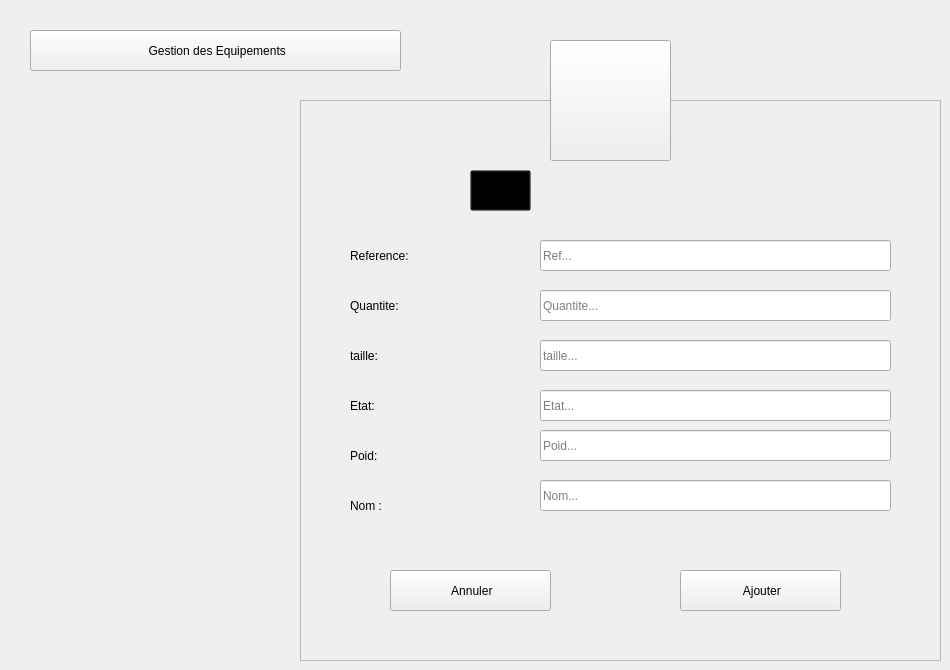
    <widget class="QWidget" name="Ajouter_equipement">
     <widget class="QToolButton" name="toolButton_3">
      <property name="geometry">
       <rect>
        <x>550</x>
        <y>40</y>
        <width>121</width>
        <height>121</height>
       </rect>
      </property>
      <property name="styleSheet">
       <string notr="true"/>
      </property>
      <property name="text">
       <string/>
      </property>
      <property name="icon">
       <iconset resource="ressource.qrc">
        <normaloff>:/ressource/image/police-walkie-talkie.png</normaloff>:/ressource/image/police-walkie-talkie.png</iconset>
      </property>
      <property name="iconSize">
       <size>
        <width>64</width>
        <height>64</height>
       </size>
      </property>
     </widget>
     <widget class="QFrame" name="frame_4">
      <property name="geometry">
       <rect>
        <x>300</x>
        <y>100</y>
        <width>641</width>
        <height>561</height>
       </rect>
      </property>
      <property name="styleSheet">
       <string notr="true"/>
      </property>
      <property name="frameShape">
       <enum>QFrame::StyledPanel</enum>
      </property>
      <property name="frameShadow">
       <enum>QFrame::Raised</enum>
      </property>
      <widget class="QLabel" name="L_AjouterIntervenant">
       <property name="geometry">
        <rect>
         <x>220</x>
         <y>70</y>
         <width>281</width>
         <height>41</height>
        </rect>
       </property>
       <property name="font">
        <font>
         <family>century gothic</family>
         <pointsize>-1</pointsize>
         <weight>75</weight>
         <bold>true</bold>
        </font>
       </property>
       <property name="styleSheet">
        <string notr="true">background: transparent;</string>
       </property>
       <property name="text">
        <string>Ajouter un Equipment</string>
       </property>
      </widget>
      <widget class="QLabel" name="L_ANomIntervenant">
       <property name="geometry">
        <rect>
         <x>50</x>
         <y>390</y>
         <width>121</width>
         <height>31</height>
        </rect>
       </property>
       <property name="styleSheet">
        <string notr="true">background: transparent;</string>
       </property>
       <property name="text">
        <string>Nom :</string>
       </property>
      </widget>
      <widget class="QLabel" name="L_APrenomIntervenant">
       <property name="geometry">
        <rect>
         <x>50</x>
         <y>190</y>
         <width>121</width>
         <height>31</height>
        </rect>
       </property>
       <property name="styleSheet">
        <string notr="true">background: transparent;</string>
       </property>
       <property name="text">
        <string>Quantite:</string>
       </property>
      </widget>
      <widget class="QLabel" name="L_ANationaliteIntervenant">
       <property name="geometry">
        <rect>
         <x>50</x>
         <y>240</y>
         <width>131</width>
         <height>31</height>
        </rect>
       </property>
       <property name="styleSheet">
        <string notr="true">background: transparent;</string>
       </property>
       <property name="text">
        <string>taille:</string>
       </property>
      </widget>
      <widget class="QLabel" name="L_ALocalIntervenant">
       <property name="geometry">
        <rect>
         <x>50</x>
         <y>290</y>
         <width>141</width>
         <height>31</height>
        </rect>
       </property>
       <property name="styleSheet">
        <string notr="true">background: transparent;</string>
       </property>
       <property name="text">
        <string>Etat:</string>
       </property>
      </widget>
      <widget class="QLabel" name="L_AMailIntervenant">
       <property name="geometry">
        <rect>
         <x>50</x>
         <y>340</y>
         <width>141</width>
         <height>31</height>
        </rect>
       </property>
       <property name="styleSheet">
        <string notr="true">background: transparent;</string>
       </property>
       <property name="text">
        <string>Poid:</string>
       </property>
      </widget>
      <widget class="QLineEdit" name="LE_ANomEquipement">
       <property name="geometry">
        <rect>
         <x>240</x>
         <y>380</y>
         <width>351</width>
         <height>31</height>
        </rect>
       </property>
       <property name="placeholderText">
        <string>Nom...</string>
       </property>
      </widget>
      <widget class="QLineEdit" name="LE_AQuantiteEquipement">
       <property name="geometry">
        <rect>
         <x>240</x>
         <y>190</y>
         <width>351</width>
         <height>31</height>
        </rect>
       </property>
       <property name="placeholderText">
        <string>Quantite...</string>
       </property>
      </widget>
      <widget class="QLineEdit" name="LE_ATailleEquipement">
       <property name="geometry">
        <rect>
         <x>240</x>
         <y>240</y>
         <width>351</width>
         <height>31</height>
        </rect>
       </property>
       <property name="placeholderText">
        <string>taille...</string>
       </property>
      </widget>
      <widget class="QLineEdit" name="LE_AEtatEquipement">
       <property name="geometry">
        <rect>
         <x>240</x>
         <y>290</y>
         <width>351</width>
         <height>31</height>
        </rect>
       </property>
       <property name="placeholderText">
        <string>Etat...</string>
       </property>
      </widget>
      <widget class="QLineEdit" name="LE_APoidEquipement">
       <property name="geometry">
        <rect>
         <x>240</x>
         <y>330</y>
         <width>351</width>
         <height>31</height>
        </rect>
       </property>
       <property name="text">
        <string/>
       </property>
       <property name="placeholderText">
        <string>Poid...</string>
       </property>
      </widget>
      <widget class="QPushButton" name="B_AConfirmerEquipement">
       <property name="geometry">
        <rect>
         <x>380</x>
         <y>470</y>
         <width>161</width>
         <height>41</height>
        </rect>
       </property>
       <property name="cursor">
        <cursorShape>PointingHandCursor</cursorShape>
       </property>
       <property name="text">
        <string> Ajouter</string>
       </property>
       <property name="icon">
        <iconset resource="ressource.qrc">
         <normaloff>:/ressource/image/confirm.png</normaloff>:/ressource/image/confirm.png</iconset>
       </property>
       <property name="iconSize">
        <size>
         <width>20</width>
         <height>20</height>
        </size>
       </property>
      </widget>
      <widget class="QPushButton" name="B_AAnnulerEquipement">
       <property name="geometry">
        <rect>
         <x>90</x>
         <y>470</y>
         <width>161</width>
         <height>41</height>
        </rect>
       </property>
       <property name="cursor">
        <cursorShape>PointingHandCursor</cursorShape>
       </property>
       <property name="styleSheet">
        <string notr="true"/>
       </property>
       <property name="text">
        <string> Annuler</string>
       </property>
       <property name="icon">
        <iconset resource="ressource.qrc">
         <normaloff>:/ressource/image/close.png</normaloff>:/ressource/image/close.png</iconset>
       </property>
       <property name="iconSize">
        <size>
         <width>16</width>
         <height>16</height>
        </size>
       </property>
      </widget>
      <widget class="QToolButton" name="toolButton_4">
       <property name="geometry">
        <rect>
         <x>170</x>
         <y>70</y>
         <width>61</width>
         <height>41</height>
        </rect>
       </property>
       <property name="styleSheet">
        <string notr="true">background: transparent;</string>
       </property>
       <property name="text">
        <string/>
       </property>
       <property name="icon">
        <iconset>
         <normaloff>:/Recources/Images/add-user.png</normaloff>:/Recources/Images/add-user.png</iconset>
       </property>
       <property name="iconSize">
        <size>
         <width>30</width>
         <height>30</height>
        </size>
       </property>
      </widget>
      <widget class="QLabel" name="L_ACinIntervenant">
       <property name="geometry">
        <rect>
         <x>50</x>
         <y>140</y>
         <width>121</width>
         <height>31</height>
        </rect>
       </property>
       <property name="styleSheet">
        <string notr="true">background: transparent;</string>
       </property>
       <property name="text">
        <string>Reference:</string>
       </property>
      </widget>
      <widget class="QLineEdit" name="LE_AReferenceEquipement">
       <property name="geometry">
        <rect>
         <x>240</x>
         <y>140</y>
         <width>351</width>
         <height>31</height>
        </rect>
       </property>
       <property name="placeholderText">
        <string>Ref...</string>
       </property>
      </widget>
     </widget>
     <widget class="QPushButton" name="B_BackToGestionEquipement_3">
      <property name="geometry">
       <rect>
        <x>30</x>
        <y>30</y>
        <width>371</width>
        <height>41</height>
       </rect>
      </property>
      <property name="cursor">
       <cursorShape>PointingHandCursor</cursorShape>
      </property>
      <property name="text">
       <string> Gestion des Equipements</string>
      </property>
      <property name="icon">
       <iconset resource="ressource.qrc">
        <normaloff>:/ressource/image/back-arrow.png</normaloff>:/ressource/image/back-arrow.png</iconset>
      </property>
     </widget>
     <zorder>frame_4</zorder>
     <zorder>toolButton_3</zorder>
     <zorder>B_BackToGestionEquipement_3</zorder>
    </widget>
